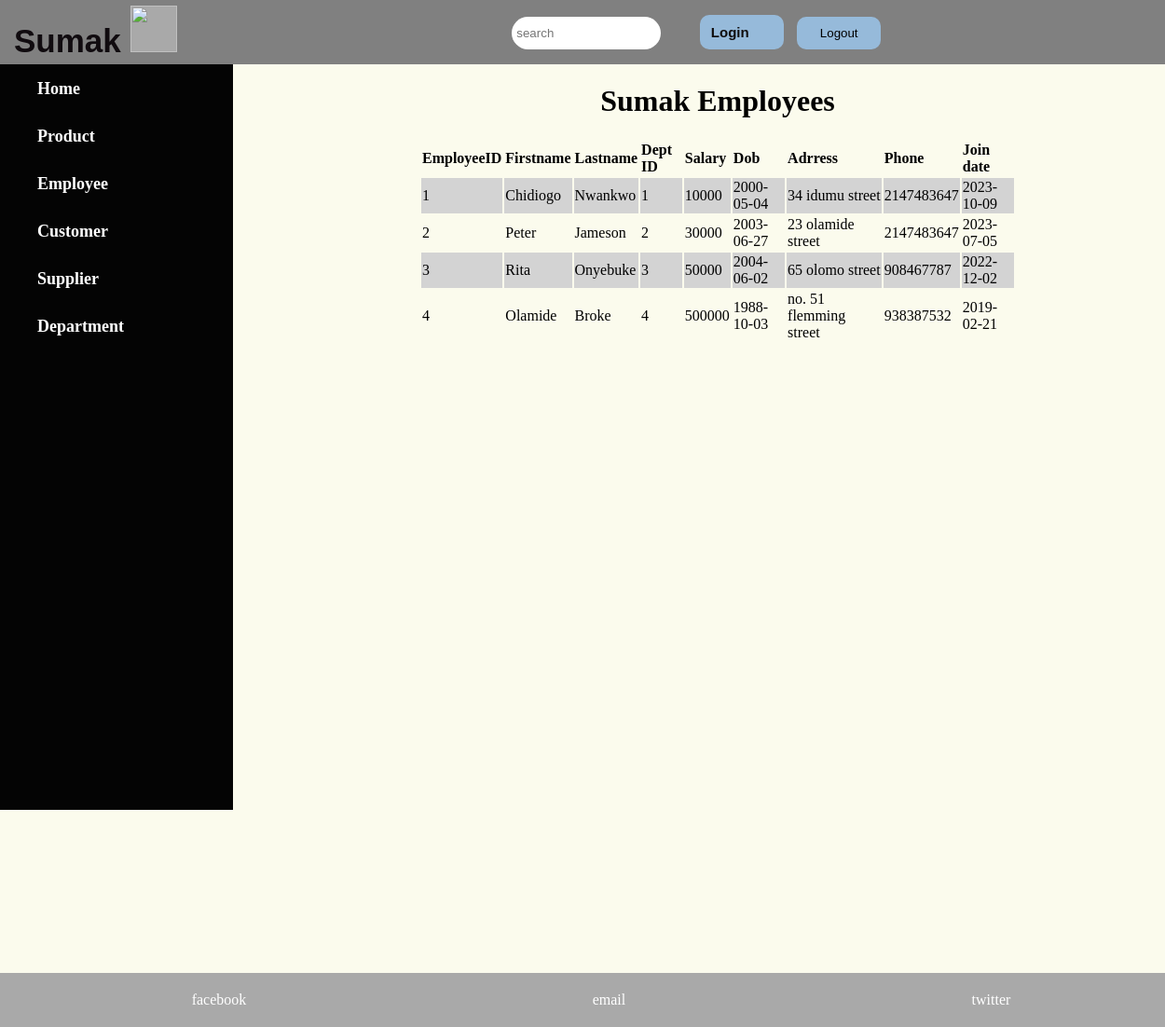
Page /employeelist.php on the committed database.
### tables this page shows
CREATE TABLE `employee` (
  `emp_id` int(6) NOT NULL,
  `F_name` varchar(46) NOT NULL,
  `L_name` varchar(50) NOT NULL,
  `dept_id` int(7) NOT NULL,
  `salary` int(8) NOT NULL,
  `dob` date NOT NULL,
  `address` varchar(50) NOT NULL,
  `cphone` int(20) NOT NULL,
  `join_date` date NOT NULL
);

### employeelist.php (the view, shortened to what this page needs)
<?php
    require("header.php");
    $host = "localhost";
    $db_username = "root";
    $db_password = "";
    $database = "supermarket";
$connection = mysqli_connect($host, $db_username, $db_password, $database);
        $query = "SELECT * FROM employee ";
       $result = mysqli_query($connection, $query);
       if ($result) {
        $employees = [];
        while ($employee = mysqli_fetch_assoc($result)) {
            $employees[] = $employee;
        }
    } else {
        $_SESSION['employeelist_error'] = "Invalid employee list.";
    }
?>
<!DOCTYPE html>
<html lang="en">
<head>
</head>
<body>
    <div class="login_container">
        <div>
            <?php
                require("menu.php");
            ?>
        </div>
            <div class="login_box table_box">
            <table class ="table">
                    <caption><h1 text-decoration>Sumak Employees</h3></caption>
                    <tr>
                        <th>EmployeeID</th>
                        <th>Firstname</th>
                        <th>Lastname</th>
                        <th>Dept ID</th>
                        <th>Salary</th>
                        <th>Dob</th>
                        <th>Adrress</th>
                        <th>Phone</th>
                        <th>Join date</th>
                    </tr>
                    <?php foreach ($employees as $employee) : ?>
                    <tr>
                        <td><?php echo $employee['emp_id']; ?></td>
                        <td><?php echo $employee['F_name']; ?></td>
                        <td><?php echo $employee['L_name']; ?></td>
                        <td><?php echo $employee['dept_id']; ?></td>
                        <td><?php echo $employee['salary']; ?></td>
                        <td><?php echo $employee['dob']; ?></td>
                        <td><?php echo $employee['address']; ?></td>
                        <td><?php echo $employee['cphone']; ?></td>
                        <td><?php echo $employee['join_date']; ?></td>
                    </tr>
                    <?php endforeach; ?>
            </table>
            </div>
    </div>
    <div class="footer_box">
        <?php
        require("footer.php")
    ?>
    </div>
</body>
</html>

### css/style.css (style rules this page uses)
body { height: 100%; margin: 0; width: 100%; height: 100vh; background-color: rgb(251, 251, 237); }
.login_box { padding: 100px 50px 50px 600px; }
.table_box { padding: 0px 0px 50px 450px; }
.table { width: 80%; text-align: left; }
tr:nth-child(even) { background-color: lightgray; }

### rows in the picture
employee: emp_id "1", F_name "Chidiogo", L_name "Nwankwo", dept "1", salary "10000", dob "2000-05-04", address "34 idumu street", cphone "2147483647", join_date "2023-10-09"
employee: emp_id "2", F_name "Peter", L_name "Jameson", dept "2", salary "30000", dob "2003-06-27", address "23 olamide street", cphone "2147483647", join_date "2023-07-05"
employee: emp_id "3", F_name "Rita", L_name "Onyebuke", dept "3", salary "50000", dob "2004-06-02", address "65 olomo street", cphone "908467787", join_date "2022-12-02"
employee: emp_id "4", F_name "Olamide", L_name "Broke", dept "4", salary "500000", dob "1988-10-03", address "no. 51 flemming street", cphone "938387532", join_date "2019-02-21"
